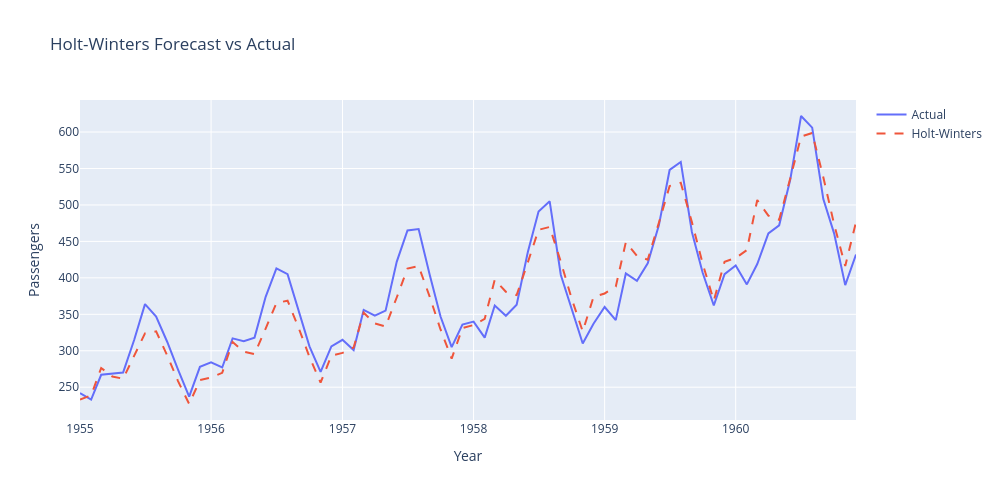

Write notebook code for a chart like this one.
### Code cell
import plotly.graph_objects as go

fig = go.Figure()

fig.add_trace(go.Scatter(
    x=test.index,
    y=test["Passengers"],
    mode="lines",
    name="Actual"
))

fig.add_trace(go.Scatter(
    x=test.index,
    y=hw_forecast,
    mode="lines",
    name="Holt-Winters",
    line=dict(dash="dash")
))

fig.update_layout(
    title="Holt-Winters Forecast vs Actual",
    xaxis_title="Year",
    yaxis_title="Passengers",
    width=1000,
    height=500
)

fig.show()
